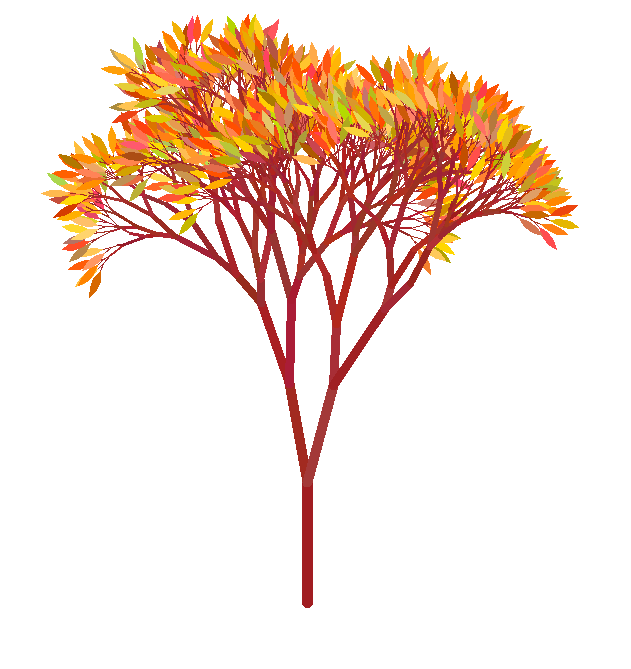

Generate this figure with Python:
import turtle
import random
import time

#Variables globales
ANG = 15       #ángulo de inclinación para las ramas
RAND = 5      #factor de aleatoriedad del ángulo de inclinación (grados)
REL = 4/5      #relación entre la rama y las sub ramas
RANDT = 60     #factor de aleatoriedad en el tamaño de las ramas (%)
GROSORTRONCO = 0        #pixeles que se le suman al grosor del árbol
TAMINIC = 100           #tamaño del tronco inicial en pixeles
TAMHOJA = 28             #tamaño de la hoja
ANGHOJA = 60    #ángulo de las puntas de las hojas (180 = círculos)
PROF = 11        #cantidad de niveles en el árbol (más de 10 puede durar mucho dibujándose)

CTRONCO = (165,42,42)  #color del tronco. tres números entre 0 y 255
CTRONCOVAR = 15         #factor de aleatoriedad en el color del tronco
CHOJAS =  (250,140,30)  #color de las hojas
CHOJASVAR = 80         #factor de aleatoriedad en el color de las hojas
CFONDO = (255,255,255)  #color de fondo

# Función que dibuja un árbol fractal
# Entradas:
#   t: tamaño del segmento inicial en pixeles
#   d: profundidad total del árbol
# Salidas:
#   Dibujo del árbol en pantalla
# Restricciones: no
def arbol(t, d):
    if d==0:
        turtle.forward(t)
        hoja(TAMHOJA, ANGHOJA)
        turtle.penup()
        turtle.back(t)
        turtle.pendown()
        turtle.color(CTRONCO)
        return
    else:
        if  (random.randrange(1,100) > 10) or (d > random.randrange(7,PROF)):
            angulo1 = ANG + random.randrange(-RAND, RAND+1)
            angulo2 = ANG + random.randrange(-RAND, RAND+1)
            tamano = t + t*random.randrange(-RANDT, RANDT+1)/100
            colortronco = variacioncolor(CTRONCO, CTRONCOVAR)
            turtle.color(colortronco)
            turtle.pensize(d+GROSORTRONCO)
            turtle.forward(tamano)
            turtle.left(angulo1)
            arbol(t*REL, d-1)
            turtle.right(angulo1+angulo2)
            arbol(t*REL, d-1)
            turtle.color(colortronco)
            turtle.left(angulo2)
            turtle.penup()
            turtle.back(tamano)
            turtle.pendown()

# Función que dibuja una hoja
# Entradas:
#   t: tamaño de la hoja
#   a: ángulo de las puntas de las hojas
# Salidas:
#   Dibujo de una hoja en la posición actual de la tortuga
# Restricciones: no
def hoja(t, a):
    turtle.color(variacioncolor(CHOJAS, CHOJASVAR))
    turtle.begin_fill()
    turtle.right(a/2)
    turtle.circle(t, a)
    turtle.left(180-a)
    turtle.circle(t, a)
    turtle.left(180-a/2)
    turtle.end_fill()

# Función que genera una variación de un color en RGB
# Entradas:
#   color: tupla con tres valores enteros entre 0 y 255
#   var: cantidad máxima de variación permitida en los valores RGB
# Salidas:
#   Tupla de tres valores enteros entre 0 y 255 que es una variación
#   del color original.
# Restricciones: no
def variacioncolor(color, var):
    Rd = random.randrange(-var, var+1)
    Gd = random.randrange(-var, var+1)
    Bd = random.randrange(-var, var+1)
    R, G, B = color
    R += Rd
    G += Gd
    B += Bd
    if R > 255:
        R = 255
    elif R < 0:
        R = 0
    if G > 255:
        G = 255
    elif G < 0:
        G = 0
    if B > 255:
        B = 255
    elif B < 0:
        B = 0
    return R, G, B

# Función que inicializa la posición de la tortuga e invoca a la función
# de dibujar árbol fractal.
def init():
    turtle.speed(0)
    turtle.colormode(255)
    turtle.clear()
    turtle.penup()
    turtle.home()
    #turtle.goto(0,-350)
    turtle.left(90)
    turtle.back(200)
    turtle.pendown()
    turtle.hideturtle()
    turtle.color(CTRONCO)
    turtle.bgcolor(CFONDO)
    arbol(TAMINIC, PROF)
    turtle.done()


turtle.setup(1024, 800, 0, 0)
turtle.penup()
turtle.pendown()
time.sleep(1)          
init()
turtle.exitonclick()
